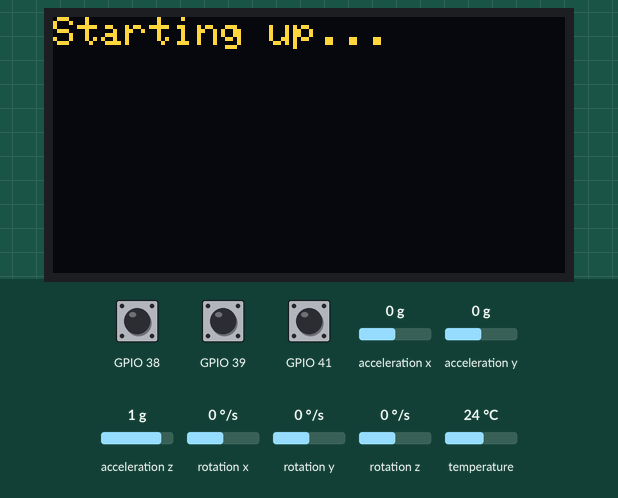
Recording of a program running on a simulated ESP32-S3. On the bench: 128×64 one-colour display. The inputs (shaded band) are chosen by the test bench; at power-on: GPIO 38 LOW, GPIO 41 LOW, GPIO 39 LOW, acceleration x 0 g, acceleration y 0 g, acceleration z 1 g, rotation x 0 °/s, rotation y 0 °/s, rotation z 0 °/s, temperature 24 °C. The OLED is the two-colour kind (top 16 rows yellow); what the program prints to the serial monitor is not drawn.

Above: at 1.2 s.
1.3 s: GPIO 38 pulsed HIGH 5 times (0.12 s each, 0.3 s apart)
At 3.1 s:
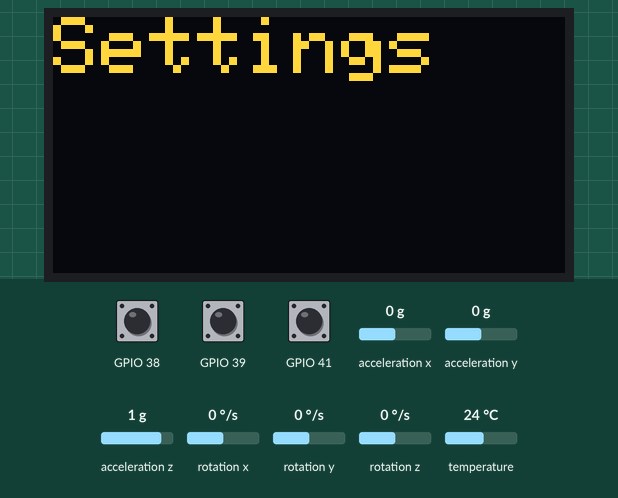
4.3 s: GPIO 41 pulled HIGH for 0.15 s
At 5.0 s:
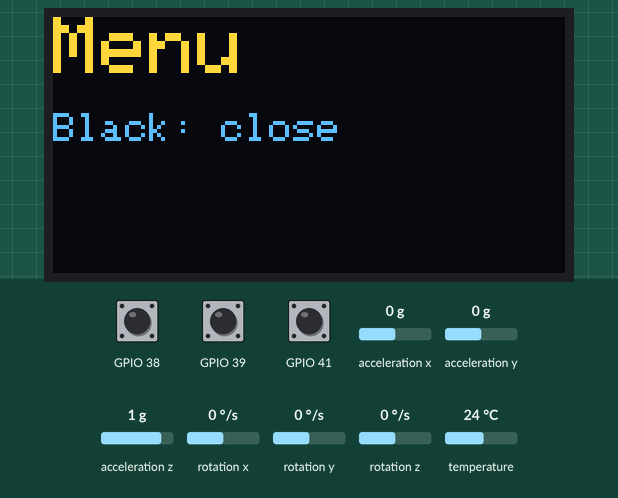
6.0 s: GPIO 38 pulled HIGH for 0.15 s
At 7.6 s:
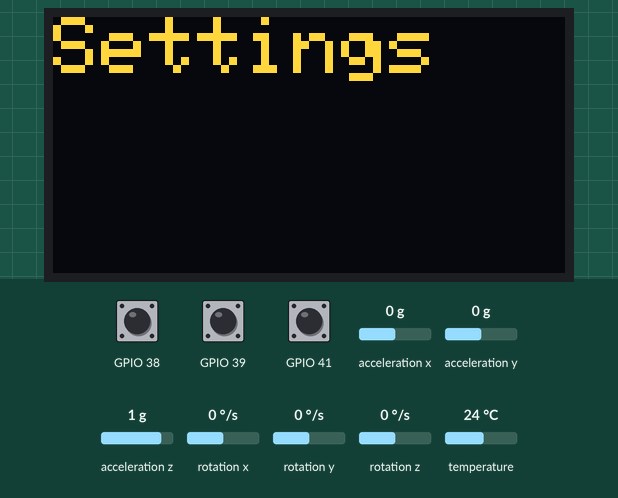
Timing chart, 0 to 9.1 s (numbered marks = the images above; inputs shaded):
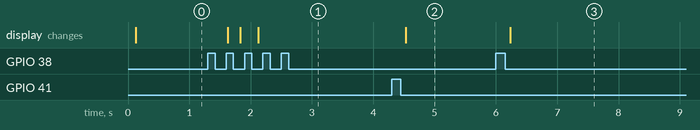

Measured:
- after the input at 1.3 s, the display: first differs from a run without the input after 0.53 s (image 1 shows a later state)
- after the input at 4.3 s, the display: changes after 0.23 s (image 2)
- after the input at 6.0 s, the display: changes after 0.23 s (image 3)

The program:

main.cpp
```cpp
#include <Arduino.h>
#include <Wire.h>

#include "app/application.h"
#include "hardware/display.h"
#include "hardware/sensor.h"

namespace
{
    Application application;
}

void setup()
{
    Serial.begin(115200);

    Wire.begin(8, 9);

    displayInit();
    sensorInit();
    application.init();
}

void loop()
{
    unsigned long now = millis();

    application.update(now);
}
```

application.cpp
```cpp
#include "application.h"

#include "../hardware/buttons.h"
#include "../hardware/sensor.h"

#include <Arduino.h>

Application::Application()
    : stepDetector(eventBus),
      buttonEventAdapter(eventBus)
{
}

void Application::init()
{
    buttonsInit();

    const unsigned long now = millis();
    stepDetector.init(now);
    game.init(now);
}

void Application::update(unsigned long now)
{
    buttonsUpdate(now);
    buttonEventAdapter.update();

    if (sensorIsReady() &&
        now - lastSensorUpdateMs >= SENSOR_UPDATE_INTERVAL_MS) {
        lastSensorUpdateMs = now;
        if (sensorUpdate()) {
            stepDetector.update(getSensorData(), now);
        }
    }

    GameEvent event;
    while (eventBus.poll(event)) {
        game.handleEvent(event);
    }

    game.update(now);

    if (now - lastDisplayUpdateMs >= DISPLAY_UPDATE_INTERVAL_MS && sensorIsReady()) {
        lastDisplayUpdateMs = now;
        renderer.render(game.getGameState());
    }
}
```

application.h
```cpp
#pragma once

#include "events/event_bus.h"
#include "game/game.h"
#include "display/game_renderer.h"
#include "input/button_event_adapter.h"
#include "steps/step_detector.h"

class Application
{
public:
    Application();

    void init();
    void update(unsigned long now);

private:
    static const unsigned long SENSOR_UPDATE_INTERVAL_MS = 20;
    static const unsigned long DISPLAY_UPDATE_INTERVAL_MS = 100;

    EventBus eventBus;
    Game game;
    StepDetector stepDetector;
    ButtonEventAdapter buttonEventAdapter;
    GameRenderer renderer;
    unsigned long lastSensorUpdateMs = 0;
    unsigned long lastDisplayUpdateMs = 0;
};
```

game_renderer.cpp
```cpp
#include "game_renderer.h"

#include "../../hardware/display.h"

void GameRenderer::render(const GameState &state)
{
    displayClear();

    switch (state.ui.screenMode) {
        case ScreenMode::STARTUP:
            GameRenderer::print("Starting up...", 0, 0, 1);
            break;

        case ScreenMode::MAIN:
            GameRenderer::print("Main screen", 0, 0, 2);
            GameRenderer::print("Black: menu", 0, 24, 1);
            break;

        case ScreenMode::MENU:
            GameRenderer::menuRender(state);
            break;

        default:
            GameRenderer::print("Unknown screen mode", 0, 0, 1);
            break;
    }

    displayShow();
}

void GameRenderer::print(const char *text, int x, int y, int size)
{
    displayPrint(text, x, y, size);
}
```

game_renderer.h
```cpp
#pragma once

#include "../game/game_state.h"

class GameRenderer
{
public:
    void render(const GameState &state);

    void print(const char *text, int x, int y, int size);

    void homeRender(const GameState &state);
    void menuRender(const GameState &state);
};
```

home_renderer.cpp
```cpp

```

menu_renderer.cpp
```cpp
#include "game_renderer.h"

void GameRenderer::menuRender(const GameState &state)
{
    switch (state.ui.menuMode)
    {
    case MenuMode::MAIN_MENU:
        GameRenderer::print("Menu", 0, 0, 2);
        GameRenderer::print("Black: close", 0, 24, 1);
        break;

    case MenuMode::SETTINGS:
        GameRenderer::print("Settings", 0, 0, 2);
        break;

    default:
        GameRenderer::print("None", 0, 0, 2);
        break;
    }
}
```

event_bus.h
```cpp
#pragma once

#include "game_events.h"

class EventBus
{
public:
    bool publish(const GameEvent &event)
    {
        const uint8_t nextHead = (head + 1) % QUEUE_SIZE;
        if (nextHead == tail) {
            return false;
        }

        events[head] = event;
        head = nextHead;
        return true;
    }

    bool poll(GameEvent &event)
    {
        if (head == tail) {
            return false;
        }

        event = events[tail];
        tail = (tail + 1) % QUEUE_SIZE;
        return true;
    }

private:
    static const uint8_t QUEUE_SIZE = 16;
    GameEvent events[QUEUE_SIZE];
    uint8_t head = 0;
    uint8_t tail = 0;
};
```

game_events.h
```cpp
#pragma once

#include <stdint.h>
#include <variant>

enum class ButtonPressType : uint8_t
{
    BUTTON_SHORT_PRESS,
    BUTTON_LONG_PRESS,
    BUTTON_RELEASE,
};

enum class ButtonColor : uint8_t
{
    RED,
    BLACK,
    BLUE,
};

struct GameButtonEvent
{
    ButtonColor button;
    ButtonPressType pressType;
};

struct GameStepEvent
{
    uint32_t timestamp;
};

using GameEvent = std::variant<
    GameButtonEvent,
    GameStepEvent
>;
```

game.cpp
```cpp
#include "game.h"
#include "game_button_event_handler.h"
#include "game_step_event_handler.h"

#include <variant>

namespace
{
    static const unsigned long STARTUP_TIME_MS = 1500;
}

void Game::init(unsigned long now)
{
    startTime = now;
    gameState = GameState();
}

void Game::update(unsigned long now)
{
    if (gameState.ui.screenMode == ScreenMode::STARTUP &&
        now - startTime >= STARTUP_TIME_MS) {
        gameState.ui.screenMode = ScreenMode::MAIN;
    }

    gameState.gameTime = now - startTime;
}

void Game::handleEvent(const GameEvent &event)
{
    if (std::holds_alternative<GameButtonEvent>(event))
    {
        const GameButtonEvent &buttonEvent = std::get<GameButtonEvent>(event);

        GameButtonEventHandler::handle(buttonEvent, gameState);
    }
    else if (std::holds_alternative<GameStepEvent>(event))
    {
        const GameStepEvent &stepEvent = std::get<GameStepEvent>(event);
        GameStepEventHandler::handle(stepEvent, gameState);
    }
}


const GameState &Game::getGameState() const
{
    return gameState;
}
```

game.h
```cpp
#pragma once

#include "../events/game_events.h"
#include "game_state.h"

class Game
{
public:
    void init(unsigned long now);
    void update(unsigned long now);
    void handleEvent(const GameEvent &event);

    void stepIncrement();


    const GameState &getGameState() const ;

private:
    GameState gameState;
    unsigned long startTime = 0;
};
```

game_button_event_handler.cpp
```cpp
#include "game_button_event_handler.h"

void GameButtonEventHandler::handle(
    const GameButtonEvent& event,
    GameState& state)
{
    if (state.ui.screenMode == ScreenMode::STARTUP) {
        return;
    }

    switch (state.ui.screenMode) {
        case ScreenMode::MAIN:
            mainHandle(event, state);
            break;

        case ScreenMode::MENU:
            menuHandle(event, state);
            break;

        default:
            break;
    }
}

void GameButtonEventHandler::menuHandle(
    const GameButtonEvent& event,
    GameState& state)
{
    switch (state.ui.menuMode) {
        case MenuMode::MAIN_MENU:
            switch (event.button) {
                case ButtonColor::RED:
                    if (event.pressType == ButtonPressType::BUTTON_SHORT_PRESS) {
                        state.ui.screenMode = ScreenMode::MAIN;
                        state.ui.menuMode = MenuMode::MAIN_MENU;
                    }
                    break;

                case ButtonColor::BLACK:
                    if (event.pressType == ButtonPressType::BUTTON_SHORT_PRESS) {
                        state.ui.menuMode = MenuMode::SETTINGS;
                    }
                    break;

                default:
                    break;
            }
            break;

        case MenuMode::SETTINGS:
            switch (event.button) {
                case ButtonColor::RED:
                    if (event.pressType == ButtonPressType::BUTTON_SHORT_PRESS) {
                        state.ui.menuMode = MenuMode::MAIN_MENU;
                    }
                    break;

                default:
                    break;
            }
            break;

        default:
            break;
    }
}

void GameButtonEventHandler::mainHandle(
    const GameButtonEvent& event,
    GameState& state)
{
    switch (event.button) {
        case ButtonColor::BLACK:
            if (event.pressType == ButtonPressType::BUTTON_SHORT_PRESS) {
                state.ui.screenMode = ScreenMode::MENU;
                state.ui.menuMode = MenuMode::MAIN_MENU;
            }
            break;

        default:
            break;
    }
}
```

game_button_event_handler.h
```cpp
#pragma once

#include "../events/game_events.h"
#include "game_state.h"

namespace GameButtonEventHandler
{
    void handle(
        const GameButtonEvent& event,
        GameState& state
    );

    void menuHandle(
        const GameButtonEvent& event,
        GameState& state
    );

    void mainHandle(
        const GameButtonEvent& event,
        GameState& state
    );
}
```

game_state.h
```cpp
#pragma once

#include <stdint.h>
#include "ui_state.h"


struct GameState
{
    UIState ui;

    uint32_t totalSteps = 0;
    uint32_t stepsToday = 0;

    uint16_t currentPokemon = 0;
    uint16_t pokemonLevel = 1;

    uint32_t experience = 0;

    uint32_t gameTime = 0;
};
```

game_step_event_handler.cpp
```cpp
#include "game_step_event_handler.h"

void GameStepEventHandler::handle(
    const GameStepEvent& event,
    GameState& state)
{
    if (state.ui.screenMode == ScreenMode::STARTUP) {
        return;
    }

    state.totalSteps++;
    state.stepsToday++;
}
```

game_step_event_handler.h
```cpp
#pragma once

#include "../events/game_events.h"
#include "game_state.h"

namespace GameStepEventHandler
{
    void handle(
        const GameStepEvent& event,
        GameState& state
    );
}
```

ui_state.h
```cpp
#pragma once

#include <stdint.h>

enum class ScreenMode
{
    STARTUP,
    MAIN,
    MENU,
};

enum class MenuMode
{
    MAIN_MENU,
    SETTINGS,
};

struct UIState
{
    ScreenMode screenMode = ScreenMode::STARTUP;
    MenuMode menuMode = MenuMode::MAIN_MENU;

    uint32_t selectedId = 0;
};
```

button_event_adapter.cpp
```cpp
#include "button_event_adapter.h"

#include "../../hardware/buttons.h"

namespace
{
    ButtonColor toGameButton(ButtonId button)
    {
        switch (button) {
        case BUTTON_BLACK:
            return ButtonColor::BLACK;
        case BUTTON_BLUE:
            return ButtonColor::BLUE;
        case BUTTON_RED:
        default:
            return ButtonColor::RED;
        }
    }

    bool toButtonPressType(
        ButtonEventType buttonType,
        ButtonPressType &pressType
    )
    {
        switch (buttonType) {
        case BUTTON_EVENT_SHORT_PRESS:
            pressType = ButtonPressType::BUTTON_SHORT_PRESS;
            return true;
        case BUTTON_EVENT_LONG_PRESS:
            pressType = ButtonPressType::BUTTON_LONG_PRESS;
            return true;
        case BUTTON_EVENT_RELEASE:
            pressType = ButtonPressType::BUTTON_RELEASE;
            return true;
        case BUTTON_EVENT_NONE:
        case BUTTON_EVENT_HELD:
        default:
            return false;
        }
    }
}

ButtonEventAdapter::ButtonEventAdapter(EventBus &eventBus)
    : eventBus(eventBus)
{
}

void ButtonEventAdapter::update()
{
    ButtonEvent buttonEvent;
    while (buttonsGetEvent(buttonEvent)) {
        ButtonPressType pressType;
        if (toButtonPressType(buttonEvent.type, pressType)) {
            eventBus.publish(GameButtonEvent{
                toGameButton(buttonEvent.button),
                pressType
            });
        }
    }
}
```

button_event_adapter.h
```cpp
#pragma once

#include "../events/event_bus.h"

class ButtonEventAdapter
{
public:
    explicit ButtonEventAdapter(EventBus &eventBus);

    void update();

private:
    EventBus &eventBus;
};
```

step_detector.cpp
```cpp
#include "step_detector.h"
#include <math.h>

namespace
{
    static const unsigned long STARTUP_TIME_MS = 1500;
    static const unsigned long MIN_PEAK_DURATION_MS = 60;
    static const unsigned long MIN_STEP_INTERVAL_MS = 280;
    static const unsigned long WALKING_TIMEOUT_MS = 1800;
    static const unsigned long MAX_PEAK_DURATION_MS = 500;
    static const float GRAVITY_ALPHA = 0.01f;
    static const float MOTION_ALPHA = 0.30f;
    static const float STEP_THRESHOLD = 1.6f;
    static const float STEP_RECOVERY_THRESHOLD = 0.8f;
}

StepDetector::StepDetector(EventBus &eventBus)
    : eventBus(eventBus)
{
}

void StepDetector::init(unsigned long now)
{
    startTime = now;
    gravityCalibrated = false;
    filteredMotion = 0.0f;
    lastStepTime = 0;
    peakStartTime = 0;
    quietStartTime = 0;
    peakValue = 0.0f;
    inPeak = false;
}

void StepDetector::update(const SensorData &data, unsigned long now)
{
    if (now - startTime < STARTUP_TIME_MS) {
        return;
    }

    float magnitude = getMagnitude(data.ax, data.ay, data.az);
    if (!gravityCalibrated) {
        gravityMagnitude = magnitude;
        gravityCalibrated = true;
    }
    else if (fabsf(magnitude - gravityMagnitude) < 0.35f) {
        gravityMagnitude = gravityMagnitude * (1.0f - GRAVITY_ALPHA) +
            magnitude * GRAVITY_ALPHA;
    }

    float dynamicAcceleration = magnitude - gravityMagnitude;
    filteredMotion = filteredMotion * (1.0f - MOTION_ALPHA) +
        dynamicAcceleration * MOTION_ALPHA;
    float motion = fabsf(filteredMotion);

    if (lastStepTime != 0 && now - lastStepTime > WALKING_TIMEOUT_MS) {
        inPeak = false;
        peakValue = 0.0f;
        peakStartTime = 0;
        quietStartTime = 0;
        lastStepTime = 0;
    }

    if (motion < STEP_RECOVERY_THRESHOLD) {
        if (quietStartTime == 0) {
            quietStartTime = now;
        }
        else if (now - quietStartTime > 450) {
            inPeak = false;
            peakValue = 0.0f;
            peakStartTime = 0;
            lastStepTime = 0;
            quietStartTime = 0;
        }
    }
    else {
        quietStartTime = 0;
    }

    if (inPeak) {
        if (motion > peakValue) {
            peakValue = motion;
        }

        if (motion < STEP_RECOVERY_THRESHOLD &&
            now - peakStartTime >= MIN_PEAK_DURATION_MS) {
            if (peakValue >= STEP_THRESHOLD &&
                (lastStepTime == 0 || now - lastStepTime >= MIN_STEP_INTERVAL_MS)) {
                eventBus.publish(GameStepEvent{now});
                lastStepTime = now;
            }

            inPeak = false;
            peakValue = 0.0f;
            peakStartTime = 0;
            quietStartTime = 0;
            return;
        }

        if (now - peakStartTime > MAX_PEAK_DURATION_MS) {
            inPeak = false;
            peakValue = 0.0f;
            peakStartTime = 0;
            quietStartTime = 0;
        }
        return;
    }

    if (motion > STEP_THRESHOLD) {
        inPeak = true;
        peakValue = motion;
        peakStartTime = now;
        quietStartTime = 0;
    }
}
```

step_detector.h
```cpp
#pragma once

#include "../events/event_bus.h"
#include "../../hardware/sensor.h"

class StepDetector
{
public:
    explicit StepDetector(EventBus &eventBus);

    void init(unsigned long now);
    void update(const SensorData &data, unsigned long now);

private:
    EventBus &eventBus;
    unsigned long startTime = 0;
    unsigned long lastStepTime = 0;
    unsigned long peakStartTime = 0;
    unsigned long quietStartTime = 0;
    float gravityMagnitude = 9.81f;
    float filteredMotion = 0.0f;
    float peakValue = 0.0f;
    bool gravityCalibrated = false;
    bool inPeak = false;
};
```

buttons.h
```cpp
#pragma once

#ifndef BUTTONS_H
#define BUTTONS_H
#include <Arduino.h>

enum ButtonId {
    BUTTON_RED = 0,
    BUTTON_BLACK = 1,
    BUTTON_BLUE = 2
};

enum ButtonEventType {
    BUTTON_EVENT_NONE,
    BUTTON_EVENT_SHORT_PRESS,
    BUTTON_EVENT_LONG_PRESS,
    BUTTON_EVENT_HELD,
    BUTTON_EVENT_RELEASE
};

struct ButtonEvent {
    ButtonEventType type;
    ButtonId button;
};


void buttonsInit();
void buttonsUpdate(unsigned long now);
bool buttonsGetEvent(ButtonEvent &event);
#endif // BUTTONS_H
```

display.cpp
```cpp
#include "display.h"
#include <Wire.h>
#include <Adafruit_GFX.h>
#include <Adafruit_SSD1306.h>

Adafruit_SSD1306 display(SCREEN_WIDTH, SCREEN_HEIGHT, &Wire, -1);
bool displayInit()
{
    if (!display.begin(SSD1306_SWITCHCAPVCC, 0x3C)) {
        Serial.println("OLED ikke funnet!");
        return false;
    }
    return true;
}

void displayClear()
{
    display.clearDisplay();
}

void displayPrint(const char *text, int x, int y, int size)
{
    display.setTextColor(SSD1306_WHITE);

    display.setTextSize(size);
    display.setCursor(x, y);
    display.println(text);

}

void displayShow()
{
    display.display();
}
```

display.h
```cpp
#ifndef DISPLAY_H
#define DISPLAY_H

#define SCREEN_WIDTH 128
#define SCREEN_HEIGHT 64

bool displayInit();

void displayClear();

void displayPrint(const char *text, int x, int y, int size);

void displayShow();

#endif
```

sensor.h
```cpp
#ifndef SENSOR_H
#define SENSOR_H

struct SensorData {
    float ax;
    float ay;
    float az;

    float gx;
    float gy;
    float gz;

    float temperature;
};

bool sensorInit();
bool sensorUpdate();
bool sensorIsReady();

SensorData getSensorData();

float getMagnitude(float x, float y, float z);

const char *sensorDataToString(const SensorData &data);

#endif
```

Source omitted: buttons.cpp (4039 bytes), sensor.cpp (2372 bytes)
